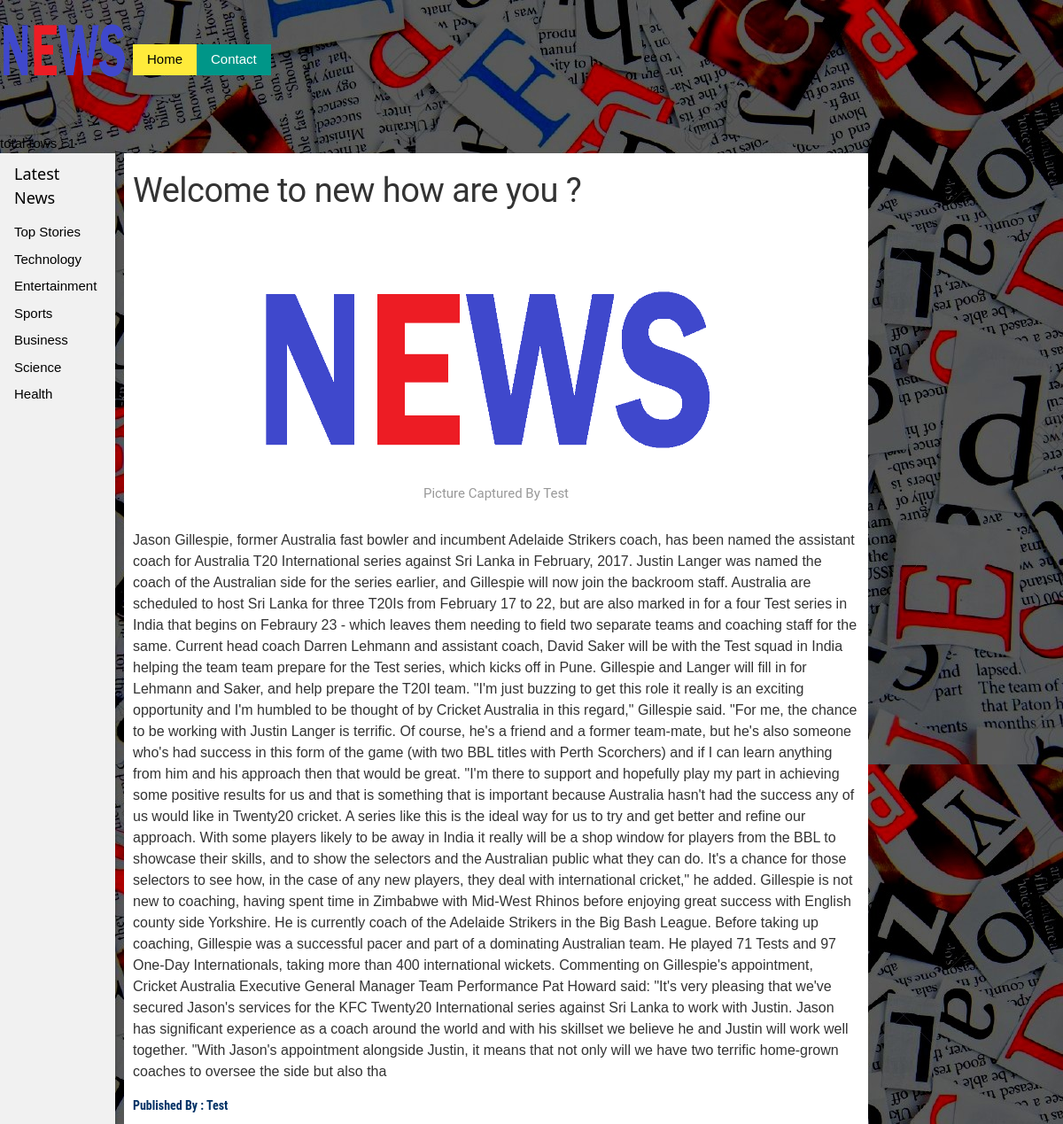
/personal_news/pages/user_detailview.php?id=4, run on the app's committed database.
### tables this page shows
CREATE TABLE IF NOT EXISTS `news_details` (
  `news_detailid` int(11) NOT NULL,
  `news_title` varchar(555) DEFAULT NULL,
  `news_details` longtext,
  `news_source` varchar(255) DEFAULT NULL,
  `news_type` varchar(255) DEFAULT NULL,
  `author` varchar(255) DEFAULT NULL,
  `image_name` varchar(255) DEFAULT NULL,
  `image_location` varchar(255) DEFAULT NULL,
  `publish_status` int(11) DEFAULT NULL,
  `publish_date` datetime DEFAULT NULL,
  `created_by` int(11) DEFAULT NULL,
  `created_date` datetime DEFAULT NULL,
  PRIMARY KEY (`news_detailid`)
);

### personal_news/pages/user_detailview.php (the view, shortened to what this page needs)
<html>
<head>
<link rel="stylesheet" href='../css/w3.css' />
<link rel="stylesheet" href='../css/user_detailview.css' />
</head>
<body>
<?php
include('header.php');
include('user_functions.php');
$id=$_REQUEST["id"];
$select_news_query="SELECT * FROM news_details WHERE news_detailid='".$id."'";
$select_news_result=mysql_query($select_news_query);
	$k=0;
	$title=mysql_result($select_news_result,$k,'news_title');
	$news_source=mysql_result($select_news_result,$k,'news_source');
	$short_details=mysql_result($select_news_result,$k,'news_details');
	$image_loc1=mysql_result($select_news_result,$k,'image_name');
	$author=mysql_result($select_news_result,$k,'author');
	$short_details = nl2br($short_details);
?>
<nav class="w3-sidenav w3-light-grey w3-card-2" style="width:130px">
  <div class="w3-container">
    <h5>Latest News </h5>
  </div>
	<a href="javascript:void(0)" class="tablink" onclick="openCity(event, 'London')">Top Stories</a>
	<a href="javascript:void(0)" class="tablink" onclick="openCity(event, 'Paris')">Technology</a>
	<a href="javascript:void(0)" class="tablink" onclick="openCity(event, 'Tokyo')">Entertainment</a>
	<a href="javascript:void(0)" class="tablink" onclick="openCity(event, 'Tokyo')">Sports</a>
	<a href="javascript:void(0)" class="tablink" onclick="openCity(event, 'Tokyo')">Business</a>
	<a href="javascript:void(0)" class="tablink" onclick="openCity(event, 'Tokyo')">Science</a>
	<a href="javascript:void(0)" class="tablink" onclick="openCity(event, 'Tokyo')">Health</a>
</nav>
<div style="margin-left:140px;width:70%;background:white;padding:10px;10px;10px;10px;">
	<div >
	<h1 class="title"><?php echo $title; ?></h1>
	</div>
	<div class="image_client" >
		<center>
			<img height="300" width="550" src="../uploads/<?php echo $image_loc1; ?>"  />
			<div class="pic_details">Picture Captured By <?php echo $news_source; ?></div>
		</center>
	</div>
	<div class="title_description" >
				<p><?php echo $short_details ?>
				</p>
	</div>
     <div class="author_publish">
	Published By :	<?php echo $author; ?>
	 </div>
</div>

### personal_news/css/w3.css (style rules this page uses)
*,*:before,*:after { box-sizing:inherit }
html { -ms-text-size-adjust:100%;-webkit-text-size-adjust:100% }
body { margin:0 }
article,aside,details,figcaption,figure,footer,header,main,menu,nav,section,summary { display:block }
a { background-color:transparent;-webkit-text-decoration-skip:objects }
img { border-style:none }
html,body { font-family:Verdana,sans-serif;font-size:15px;line-height:1.5 }
html { overflow-x:hidden }
h1,h2,h3,h4,h5,h6,.w3-slim,.w3-wide { font-family:"Segoe UI",Arial,sans-serif }
h1 { font-size:36px }
h5 { font-size:18px }
h1,h2,h3,h4,h5,h6 { font-weight:400;margin:10px 0 }
img { margin-bottom:-5px }
a { color:inherit }
.w3-navbar a,.w3-topnav a,.w3-sidenav a,.w3-dropdown-content a,.w3-accordion-content a,.w3-dropnav a { text-decoration:none!important }
.w3-btn,.w3-btn-floating,.w3-dropnav a,.w3-btn-floating-large,.w3-btn-block, .w3-navbar a,.w3-sidenav a,.w3-pagination li a,.w3-hoverable tbody tr,.w3-hoverable li, .w3-accordion-content a,.w3-dropdown-content a,.w3-dropdown-click:hover,.w3-dropdown-hover:hover,.w3-opennav,.w3-closenav,.w3-closebtn,*[class*="w3-hover-"] { -webkit-transition:background-color .25s,color .15s,box-shadow .25s,opacity 0.25s,filter 0.25s,border 0.15s;transition:background-color .25s,color .15s,box-shadow .15s,opacity .25s,filter .25s,border .15s }
.w3-sidenav { height:100%;width:200px;background-color:#fff;position:fixed!important;z-index:1;overflow:auto }
.w3-sidenav a { padding:4px 2px 4px 16px }
.w3-sidenav a,.w3-dropnav a { display:block }
.w3-container:after,.w3-panel:after,.w3-row:after,.w3-row-padding:after,.w3-topnav:after,.w3-clear:after,.w3-btn-group:before,.w3-btn-group:after,.w3-btn-bar:before,.w3-btn-bar:after { content:"";display:table;clear:both }
.w3-container { padding:0.01em 16px }
.w3-card-2,.w3-example { box-shadow:0 2px 4px 0 rgba(0,0,0,0.16),0 2px 10px 0 rgba(0,0,0,0.12)!important }
.w3-light-grey,.w3-hover-light-grey:hover,.w3-light-gray,.w3-hover-light-gray:hover { color:#000!important;background-color:#f1f1f1!important }

### personal_news/css/user_detailview.css (style rules this page uses)
body { background:url(../images/news_background.jpg); }
.title { font-family: 'Roboto',sans-serif; font-size: 38px; line-height: 44px; letter-spacing: -0.5px; margin-bottom: 10px; color: #333; }
.pic_details { font-family: 'Roboto',sans-serif; line-height: 30px; color: #999; }
.title_description { width: 100%; font-size: 16px; line-height: 24px; color: #333; padding-top: 10px; }
.author_publish { font-size: 14px; color: #003165; font-weight:bold; font-family: 'Roboto Condensed', sans-serif; }

### personal_news/css/header.css (style rules this page uses)
body { background:url(../images/news_background.jpg); }

### data on the page
news_details: news_title "Welcome to new how are you ?", image_name (picture), news_source "Test", news_details "Jason Gillespie, former Australia fast bowler and incumbent Adelaide Strikers coach, has been named the assistant coach for Australia T20 International series against Sri Lanka in February, 2017. Justin Langer was named the coach of the Australian side for the series earlier, and Gillespie will now join the backroom staff. Australia are scheduled to host Sri Lanka for three T20Is from February 17 to 22, but are also marked in for a four Test series in India that begins on Febraury 23 - which leaves them needing to field two separate teams and coaching staff for the same. Current head coach Darren Lehmann and assistant coach, David Saker will be with the Test squad in India helping the team…", author "Test"

### other printed values
$select_news_rows "1"
